Frame 1 (no input): blank canvas, image omitted
Frame 60 (no input): blank canvas, image omitted
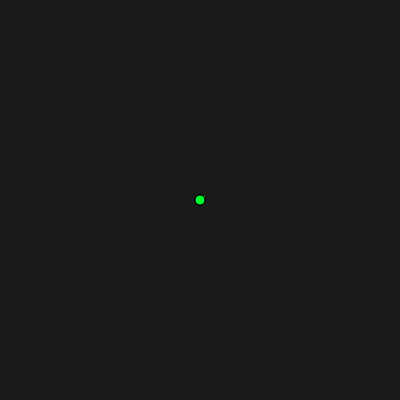
Frame 120 (the mouse pressed at the canvas centre since frame 60)

The p5.js sketch whose frames 1 and 60 were blank and that drew this single picture after the mouse press (run headless with seeded random() and noise() and a simulated clock; from frame 60 on, the mouse is pressed at the canvas centre):

// p5.js sketch
// ── sketch.js
let particles = []

function setup() {
	createCanvas(400, 400)
	colorMode(HSB, 360, 100, 100, 100)
}

function draw() {
	background(10)

	if (mouseIsPressed) {
		let mouse = createVector(mouseX, mouseY)

		for (let i = 0; i < 5; i++) {
			let p = new Particle(mouse)
			particles.push(p)
		}
	}

	for (let i = particles.length - 1; i >= 0; i--) {
		let p = particles[i]
		p.update()
		p.show()
		if (p.finished()) {
			particles.splice(i, 1)
		}
	}
}

class Particle {
	constructor(pos) {
		this.pos = pos.copy()
		this.vel = createVector(0, 0)
		this.acc = createVector(0, 0)
		this.lifespan = 255
	}

	update() {
		this.vel.add(this.acc)
		this.pos.add(this.vel)
		this.lifespan -= 2
	}

	show() {
		// stroke(0, this.lifespan)
		// strokeWeight(2)
		fill(360 * noise(frameCount * 0.01), 100, 100, this.lifespan)
		ellipse(this.pos.x, this.pos.y, 10, 10)
	}

	finished() {
		return this.lifespan < 0
	}
}
